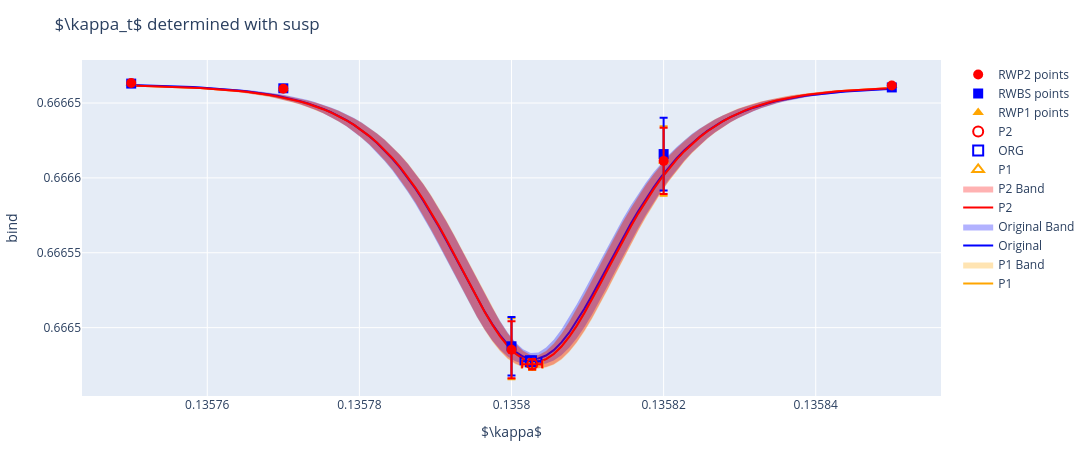

Here is the notebook cell this chart was saved with:
### Code cell
key = :bind
RebekahMiriam.ReweightingPlotRebekahMiriam.plot_reweighting_plotly(
    rw_data,
    new_dict,
    key,
    string(key),
    string(label),
    string(train),
    labels,
    trains,
    interpolate
)
